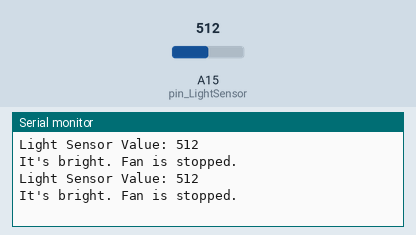
Recording of a sketch running on a simulated Arduino Mega 2560, built with avr-gcc and run on an emulated ATmega2560. Parts: the last lines printed to the serial monitor. The test bench sets the inputs (shaded band); at power-on: A15 (pin_LightSensor) = 512.

Above: at 1.8 s.
1.9 s: A15 (pin_LightSensor) set to 486
At 2.7 s:
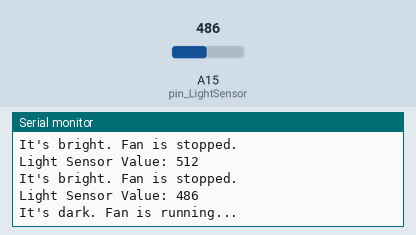
4.5 s: A15 (pin_LightSensor) set to 510
At 5.8 s:
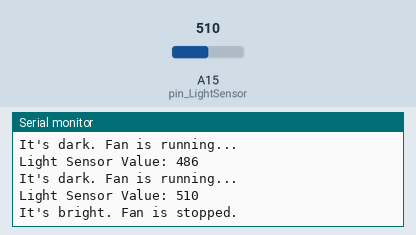
Timing chart, 0 to 7.5 s (numbered marks = the images above; inputs shaded):
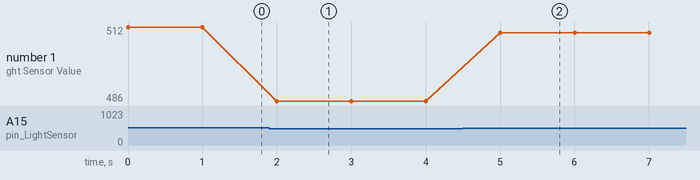

Measured:
- the behaviour switches between 500 and 499 on A15 (pin_LightSensor) (found by bisection; images 0 and 1)
- after the input at 1.9 s, the serial monitor: prints a new line after 0.10 s (image 1)
- after the input at 4.5 s, the serial monitor: prints a new line after 0.50 s (image 2)
- plotted number 1: 512 → 486 after the input at 1.9 s, 486 → 510 after the input at 4.5 s

The sketch:

light.ino
```cpp
int pin_DC_A = 10;     // ขาเชื่อมต่อกับ DC Motor A
int pin_DC_B = 11;     // ขาเชื่อมต่อกับ DC Motor B
int pin_LightSensor = A15; // ขาเชื่อมต่อกับ Light Sensor (LDR)
int lightThreshold = 500;  // ค่าระดับแสงที่กำหนด (ปรับตามต้องการ)

void setup() {
  pinMode(pin_DC_A, OUTPUT);      // ตั้งค่า pin_DC_A เป็น OUTPUT
  pinMode(pin_DC_B, OUTPUT);      // ตั้งค่า pin_DC_B เป็น OUTPUT
  pinMode(pin_LightSensor, INPUT); // ตั้งค่า Light Sensor เป็น INPUT
  Serial.begin(9600);             // เริ่มต้น Serial Communication ที่ 9600
}

void Motor_CW(unsigned char Speed) {
  digitalWrite(pin_DC_A, LOW);    // หมุนตามเข็มนาฬิกา
  analogWrite(pin_DC_B, Speed);  // ควบคุมความเร็ว
}

void Stop(void) {
  digitalWrite(pin_DC_A, LOW);    // หยุดการหมุน
  digitalWrite(pin_DC_B, LOW);
}

void loop() {
  int lightValue = analogRead(pin_LightSensor); // อ่านค่าจาก Light Sensor
  Serial.print("Light Sensor Value: ");
  Serial.println(lightValue);

  if (lightValue < lightThreshold) { // ถ้าค่าแสงต่ำกว่าเกณฑ์ (มืด)
    Serial.println("It's dark. Fan is running...");
    Motor_CW(200); // พัดลมหมุนด้วยความเร็ว 200
  } else { // ถ้าค่าแสงสูงกว่าเกณฑ์ (สว่าง)
    Serial.println("It's bright. Fan is stopped.");
    Stop(); // หยุดพัดลม
  }

  delay(1000); // หน่วงเวลา 1 วินาที
}
```
